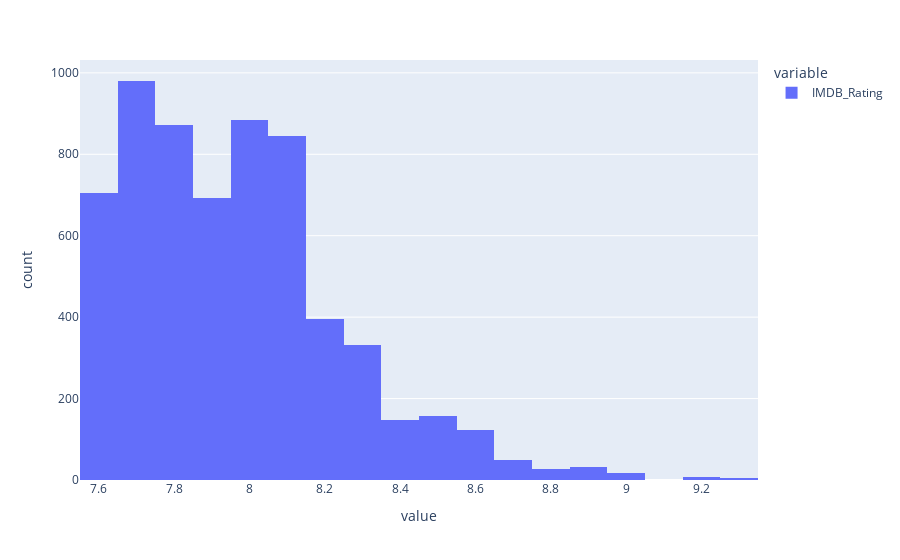

The cell this chart's notebook holds for it:
### Code cell
px.histogram(data_old['IMDB_Rating'])

### Figure 1 — Plotly figure (JSON) as saved in the notebook; plotly's stock layout.template omitted (floating-point values rounded to 4 significant figures; data arrays with more than 128 entries replaced by an {"elided": "..."} marker saying what was removed)
{"data": [{"alignmentgroup": "True", "bingroup": "x", "hovertemplate": "variable=IMDB_Rating<br>value=%{x}<br>count=%{y}<extra></extra>", "legendgroup": "IMDB_Rating", "marker": {"color": "#636efa", "pattern": {"shape": ""}}, "name": "IMDB_Rating", "offsetgroup": "IMDB_Rating", "orientation": "v", "showlegend": true, "type": "histogram", "x": {"elided": "6268 float values"}, "xaxis": "x", "yaxis": "y"}], "layout": {"barmode": "relative", "legend": {"title": {"text": "variable"}, "tracegroupgap": 0}, "margin": {"t": 60}, "xaxis": {"anchor": "y", "domain": [0, 1], "title": {"text": "value"}}, "yaxis": {"anchor": "x", "domain": [0, 1], "title": {"text": "count"}}}}
